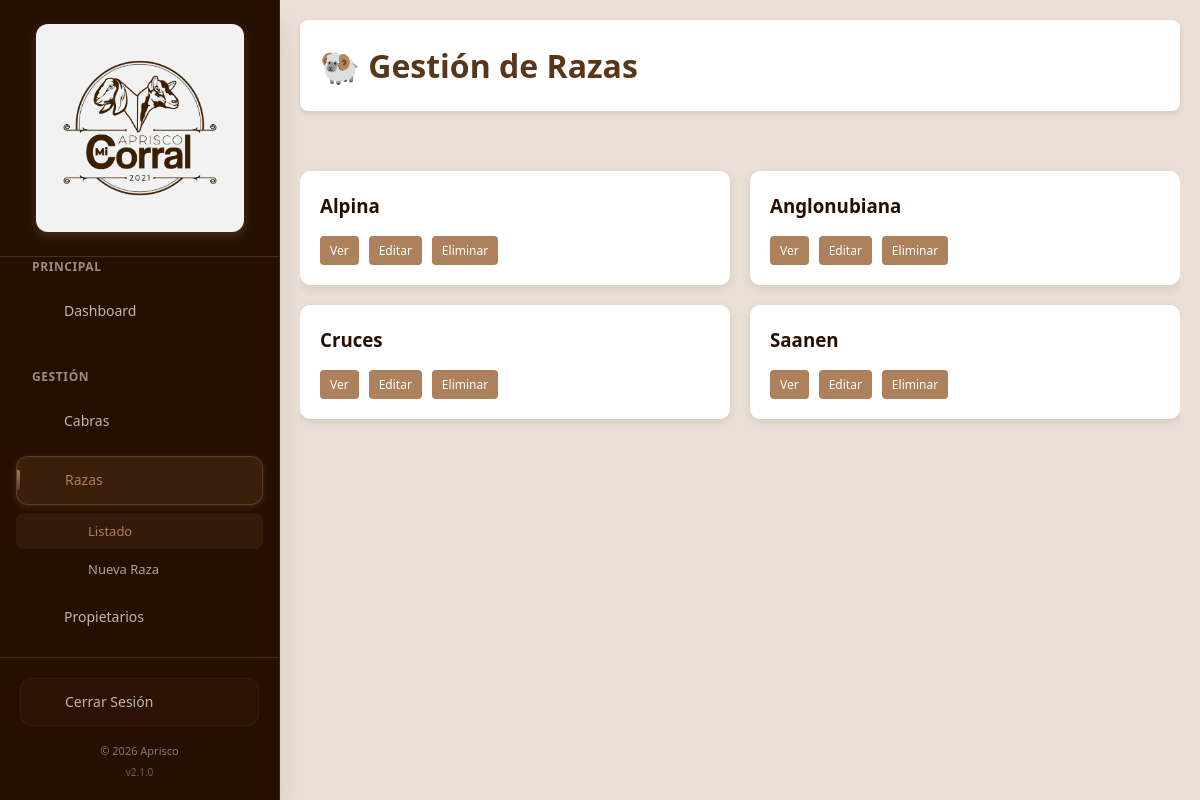
/razas (signed in), run on the app's committed database.
### tables this page shows
CREATE TABLE `razas` (
  `id_raza` int NOT NULL,
  `nombre` varchar(100) NOT NULL
);

### config/database.php (called while the page is built)
<?php
class Database
{
    private $host = 'localhost';
    private $db_name = 'apriscom_aprisco';
    private $username = 'root';
    private $password = '';
    private $conn = null;
    public function getConnection()
    {
        if ($this->conn === null) {
            try {
                $this->conn = new PDO(
                    "mysql:host=" . $this->host . ";dbname=" . $this->db_name . ";charset=utf8mb4",
                    $this->username,
                    $this->password,
                    [
                        PDO::ATTR_ERRMODE => PDO::ERRMODE_EXCEPTION,
                        PDO::ATTR_DEFAULT_FETCH_MODE => PDO::FETCH_ASSOC,
                        PDO::ATTR_EMULATE_PREPARES => false
                    ]
                );
            } catch (PDOException $e) {
                error_log("Error de conexión: " . $e->getMessage());
                throw new Exception("Error de conexión a la base de datos");
            }
        }
        return $this->conn;
    }
}

### src/models/Razas.php (called while the page is built, shortened)
<?php
class Raza {
    private $db;
    public function __construct($database) {
        $this->db = $database;
    }
    public function getAll() {
        try {
            $query = "SELECT * FROM razas ORDER BY nombre ASC";
            $stmt = $this->db->prepare($query);
            $stmt->execute();
            return $stmt->fetchAll(PDO::FETCH_ASSOC);
        } catch (PDOException $e) {
            error_log("Error getting Razas: " . $e->getMessage());
            return false;
        }
    }
}

### src/views/razas/razas.php (the view, shortened to what this page needs)
<!DOCTYPE html>
<html lang="es">
<head>
    <link rel="stylesheet" href="<?= BASE_URL ?>/assets/css/style.css">
</head>
<body>
    <?php include __DIR__ . '/../../../includes/sidebar.php'; ?>
    <div class="container">
        <header class="dashboard-header">
            <h1>🐏 Gestión de Razas</h1>
        </header>
        <main class="main-content">
            <div class="razas-grid">
                <?php if (!empty($razas) && is_array($razas)): ?>
                    <?php foreach ($razas as $raza): ?>
                        <div class="raza-card">
                            <div class="raza-header">
                                <h3><?= htmlspecialchars($raza['nombre']) ?></h3>
                            </div>
                            <div class="raza-actions">
                                <a href="<?= BASE_URL ?>/razas/<?= $raza['id_raza'] ?>" class="btn btn-sm btn-info"> Ver</a>
                                <a href="<?= BASE_URL ?>/razas/<?= $raza['id_raza'] ?>/edit" class="btn btn-sm btn-warning"> Editar</a>
                                <form method="POST" action="<?= BASE_URL ?>/razas/<?= $raza['id_raza'] ?>/delete"
                                      onsubmit="return confirm('¿Eliminar esta raza?')">
                                    <button type="submit" class="btn btn-sm btn-danger"> Eliminar</button>
                                </form>
                            </div>
                        </div>
                    <?php endforeach; ?>
                <?php endif; ?>
            </div>
        </main>
    </div>
</body>
</html>

### assets/css/style.css (style rules this page uses)
:root { --dark: #260f01; --brown: #583619; --tan: #ac815b; --beige: #dbb593; --cream: #eadfd5; --light: #f2f2f2; --black: #000000; --white: #ffffff; --gray: #666666; --light-gray: #999999; }
* { margin: 0; padding: 0; box-sizing: border-box; }
html { overflow-x: hidden; }
body { min-width: 320px; overflow-x: hidden; }
input, select, textarea, button { max-width: 100%; font: inherit; }
.container, .main-content, .dashboard-content, .dashboard-header, .form-container, .cabra-detail-container { width: 100%; min-width: 0; }
.sidebar ~ .container, .sidebar ~ .main-content { width: calc(100% - 280px); margin-left: 280px; }
.main-content { min-width: 0; overflow-x: auto; }
.dashboard-header > *, .actions-bar > *, .info-header > * { min-width: 0; }
body { font-family: "Segoe UI", Tahoma, Geneva, Verdana, sans-serif; line-height: 1.6; color: var(--dark); background-color: var(--cream); }
.container { max-width: 1200px; margin: 0 auto; padding: 20px; }
.btn { display: inline-block; padding: 12px 24px; background-color: var(--tan); color: var(--white); text-decoration: none; border: none; border-radius: 4px; cursor: pointer; font-size: 16px; transition: background-color 0.3s; }
.dashboard-header { display: flex; justify-content: space-between; align-items: center; background: var(--white); padding: 20px; border-radius: 8px; margin-bottom: 30px; box-shadow: 0 2px 5px rgba(0, 0, 0, 0.1); }
.dashboard-header h1 { color: var(--brown); margin: 0; overflow-wrap: anywhere; }
.btn-sm { padding: 5px 10px; font-size: 12px; }

### includes/sidebar.php (style rules this page uses)
:root { --dark: #260F01; --brown: #583619; --tan: #AC815B; --beige: #DBB593; --cream: #EADFD5; --light: #F2F2F2; --black: #000000; --white: #FFFFFF; --gray: #666666; --light-gray: #999999; }

### src/views/razas/razas.php (style rules this page uses)
.razas-grid { display: grid; grid-template-columns: repeat(auto-fill, minmax(300px, 1fr)); gap: 20px; margin: 30px 0; }
.raza-card { background: white; border-radius: 10px; padding: 20px; box-shadow: 0 3px 10px rgba(0,0,0,0.1); }
.raza-header { display: flex; justify-content: space-between; align-items: center; margin-bottom: 15px; }
.raza-actions { display: flex; gap: 10px; }

### data on the page
razas: nombre "Alpina"
razas: nombre "Anglonubiana"
razas: nombre "Cruces"
razas: nombre "Saanen"

### other printed values
SITE_NAME "Aprisco"
